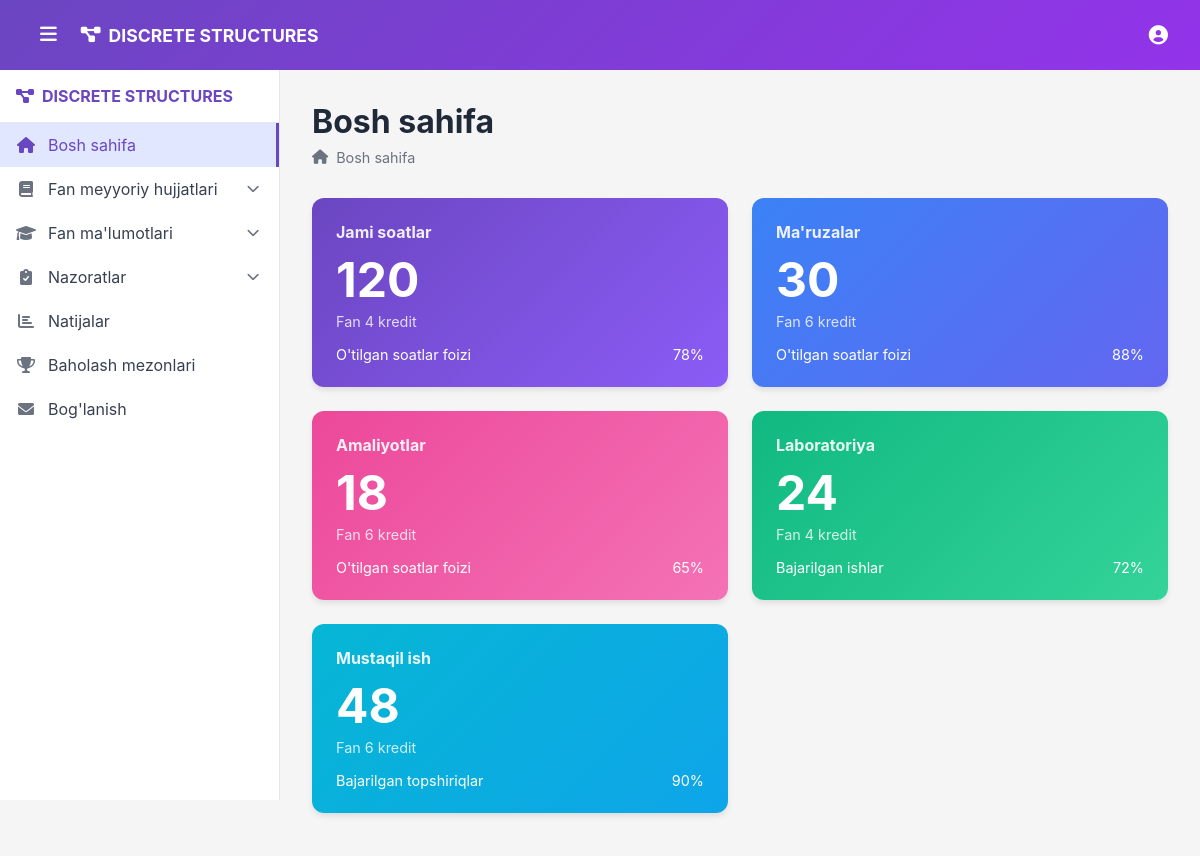
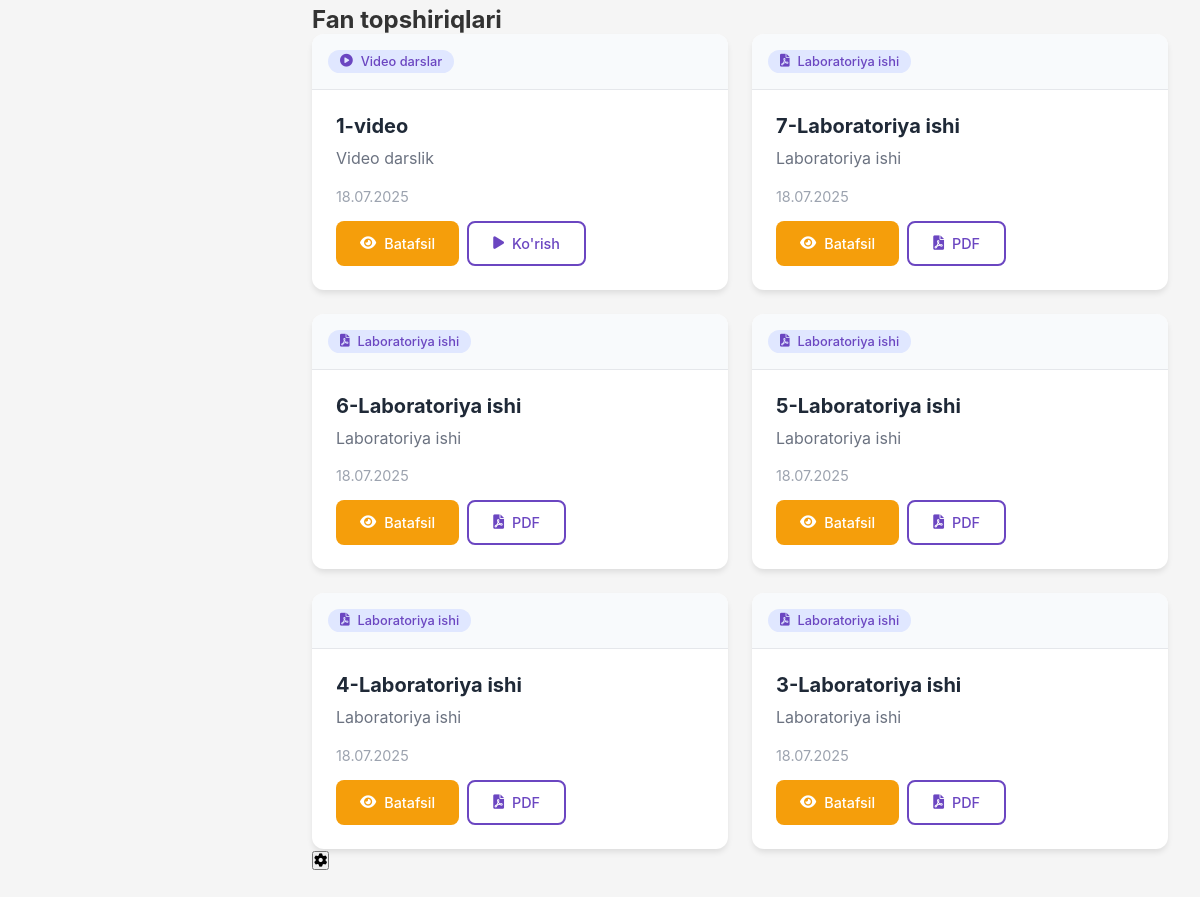
The page / on the database its author committed (2 pictures, top to bottom).
### app/models.py (models this page shows, shortened)
class CourseMaterial(models.Model):
    MATERIAL_TYPES = [
        ('lecture', 'Ma\'ruza'),
        ('practical', 'Amaliy mashg\'ulot'),
        ('laboratory', 'Laboratoriya ishi'),
        ('independent', 'Mustaqil ish'),
        ('video', 'Video darslar'),
    ]
    title = models.CharField(max_length=200)
    material_type = models.CharField(max_length=20, choices=MATERIAL_TYPES)
    subject = models.ForeignKey(Subject, on_delete=models.CASCADE)
    description = models.TextField()
    pdf_file = models.FileField(upload_to='course_materials/pdfs/', blank=True, null=True)
    video_file = models.FileField(upload_to='course_materials/videos/', blank=True, null=True)
    video_url = models.URLField(blank=True, null=True, help_text="YouTube yoki boshqa video URL")
    duration_minutes = models.IntegerField(default=0, help_text="Dars davomiyligi (daqiqa)")
    credits = models.IntegerField(default=0)
    order = models.IntegerField(default=0)
    is_active = models.BooleanField(default=True)
    created_at = models.DateTimeField(auto_now_add=True)
    class Meta:
        verbose_name = "Fan ma'lumoti"
        verbose_name_plural = "Fan ma'lumotlari"
        ordering = ['material_type', 'order', 'title']
    def get_file_url(self):
        if self.material_type == 'video':
            return self.video_file.url if self.video_file else self.video_url
        return self.pdf_file.url if self.pdf_file else None

### app/views.py (the view, shortened to what this page needs)
# urls.py: path('', views.home, name='home'),
def home(request):
    subject = Subject.objects.first()
    stats = {
        'total_hours': subject.total_hours,
        'lectures': subject.lecture_hours,
        'practicals': subject.practical_hours,
        'labs': subject.lab_hours,
        'independent': subject.independent_hours
    }
    recent_materials = CourseMaterial.objects.filter(
        subject=subject,
        is_active=True
    ).order_by('-created_at')[:6]
    context = {
        'subject': subject,
        'stats': stats,
        'recent_materials': recent_materials,
    }
    return render(request, 'home.html', context)

### templates/home.html (shortened to what this page needs)
{% extends 'base.html' %}
{% load static %}
{% block content %}
<div class="page-header">
    <h1>Bosh sahifa</h1>
    <nav class="breadcrumb">
        <i class="fas fa-home"></i>
        <span>Bosh sahifa</span>
    </nav>
</div>
<div class="stats-grid">
    <div class="stat-card purple">
        <div class="stat-content">
            <h3>Jami soatlar</h3>
            <div class="stat-number">{{ stats.total_hours }}</div>
            <div class="stat-subtitle">Fan 4 kredit</div>
        </div>
        <div class="stat-progress">
            <div class="progress-text">O'tilgan soatlar foizi</div>
            <div class="progress-value">78%</div>
        </div>
    </div>
    <div class="stat-card blue">
        <div class="stat-content">
            <h3>Ma'ruzalar</h3>
            <div class="stat-number">{{ stats.lectures }}</div>
            <div class="stat-subtitle">Fan 6 kredit</div>
        </div>
        <div class="stat-progress">
            <div class="progress-text">O'tilgan soatlar foizi</div>
            <div class="progress-value">88%</div>
        </div>
    </div>
    <div class="stat-card pink">
        <div class="stat-content">
            <h3>Amaliyotlar</h3>
            <div class="stat-number">{{ stats.practicals }}</div>
            <div class="stat-subtitle">Fan 6 kredit</div>
        </div>
        <div class="stat-progress">
            <div class="progress-text">O'tilgan soatlar foizi</div>
            <div class="progress-value">65%</div>
        </div>
    </div>
    <div class="stat-card green">
        <div class="stat-content">
            <h3>Laboratoriya</h3>
            <div class="stat-number">{{ stats.labs }}</div>
            <div class="stat-subtitle">Fan 4 kredit</div>
        </div>
        <div class="stat-progress">
            <div class="progress-text">Bajarilgan ishlar</div>
            <div class="progress-value">72%</div>
        </div>
    </div>
    <div class="stat-card light-blue">
        <div class="stat-content">
            <h3>Mustaqil ish</h3>
            <div class="stat-number">{{ stats.independent }}</div>
            <div class="stat-subtitle">Fan 6 kredit</div>
        </div>
        <div class="stat-progress">
            <div class="progress-text">Bajarilgan topshiriqlar</div>
            <div class="progress-value">90%</div>
        </div>
    </div>
</div>
<section class="course-section">
    <h2>Fan topshiriqlari</h2>
    <div class="materials-grid">
        {% for material in recent_materials %}
        <div class="material-card">
            <div class="material-header">
                <div class="material-type-badge">
                    {% if material.material_type == 'video' %}
                        <i class="fas fa-play-circle"></i>
                    {% else %}
                        <i class="fas fa-file-pdf"></i>
                    {% endif %}
                    {{ material.get_material_type_display }}
                </div>
            </div>
            <div class="material-content">
                <h3>{{ material.title }}</h3>
                <p>{{ material.description|truncatewords:15 }}</p>
                <div class="material-meta">
                    <span class="date">{{ material.created_at|date:"d.m.Y" }}</span>
                </div>
                <div class="material-actions">
                    <a href="{% url 'material_detail' material.id %}" class="btn btn-primary">
                        <i class="fas fa-eye"></i>
                        Batafsil
                    </a>
                    {% if material.get_file_url %}
                        <a href="{{ material.get_file_url }}" target="_blank" class="btn btn-outline">
                            {% if material.material_type == 'video' %}
                                <i class="fas fa-play"></i>
                                Ko'rish
                            {% else %}
                                <i class="fas fa-file-pdf"></i>
                                PDF
                            {% endif %}
                        </a>
                    {% endif %}
                </div>
            </div>
        </div>
        {% empty %}
        <div class="no-materials">
            <p>Hozircha materiallar mavjud emas.</p>
        </div>
        {% endfor %}
    </div>
</section>
<button class="settings-btn">
    <i class="fas fa-cog"></i>
</button>
{% endblock %}

### templates/base.html (shortened to what this page needs)
<!DOCTYPE html>
<html lang="uz">
<head>
    <link href="https://cdnjs.cloudflare.com/ajax/libs/font-awesome/6.0.0/css/all.min.css" rel="stylesheet">
    {% load static %}
    <link href="{% static 'css/style.css' %}" rel="stylesheet">
</head>
<body>
    <header class="header">
        <div class="header-left">
            <button class="menu-toggle" id="menuToggle">
                <i class="fas fa-bars"></i>
            </button>
            <div class="logo">
                <i class="fas fa-project-diagram"></i>
                <span>DISCRETE STRUCTURES</span>
            </div>
        </div>
        <div class="header-right">
            <div class="user-profile">
                <i class="fas fa-user-circle"></i>
            </div>
        </div>
    </header>
    <aside class="sidebar" id="sidebar">
        <div class="sidebar-header">
            <div class="logo-small">
                <i class="fas fa-project-diagram"></i>
                <span>DISCRETE STRUCTURES</span>
            </div>
        </div>
        <nav class="sidebar-nav">
            <ul>
                <li>
                    <a href="{% url 'home' %}" class="nav-link">
                        <i class="fas fa-home"></i>
                        <span>Bosh sahifa</span>
                    </a>
                </li>
                <li class="nav-item-dropdown">
                    <a href="#" class="nav-link dropdown-toggle">
                        <i class="fas fa-book"></i>
                        <span>Fan meyyoriy hujjatlari</span>
                        <i class="fas fa-chevron-down"></i>
                    </a>
                </li>
                <li class="nav-item-dropdown">
                    <a href="#" class="nav-link dropdown-toggle">
                        <i class="fas fa-graduation-cap"></i>
                        <span>Fan ma'lumotlari</span>
                        <i class="fas fa-chevron-down"></i>
                    </a>
                </li>
                <li class="nav-item-dropdown">
                    <a href="#" class="nav-link dropdown-toggle">
                        <i class="fas fa-clipboard-check"></i>
                        <span>Nazoratlar</span>
                        <i class="fas fa-chevron-down"></i>
                    </a>
                </li>
                <li>
                    <a href="{% url 'results' %}" class="nav-link">
                        <i class="fas fa-chart-bar"></i>
                        <span>Natijalar</span>
                    </a>
                </li>
                <li>
                    <a href="{% url 'assessment_criteria' %}" class="nav-link">
                        <i class="fas fa-trophy"></i>
                        <span>Baholash mezonlari</span>
                    </a>
                </li>
                <li>
                    <a href="#" class="nav-link">
                        <i class="fas fa-envelope"></i>
                        <span>Bog'lanish</span>
                    </a>
                </li>
            </ul>
        </nav>
    </aside>
    <main class="main-content">
        {% block content %}
        {% endblock %}
    </main>
    {% load static %}
</body>
</html>

### rows shown on the page
CourseMaterial: material_type "Video darslar", title "1-video", description "Video darslik", created_at "18.07.2025", shows "Ko'rish"
CourseMaterial: material_type "Laboratoriya ishi", title "7-Laboratoriya ishi", description "Laboratoriya ishi", created_at "18.07.2025", shows "PDF"
CourseMaterial: material_type "Laboratoriya ishi", title "6-Laboratoriya ishi", description "Laboratoriya ishi", created_at "18.07.2025", shows "PDF"
CourseMaterial: material_type "Laboratoriya ishi", title "5-Laboratoriya ishi", description "Laboratoriya ishi", created_at "18.07.2025", shows "PDF"
CourseMaterial: material_type "Laboratoriya ishi", title "4-Laboratoriya ishi", description "Laboratoriya ishi", created_at "18.07.2025", shows "PDF"
CourseMaterial: material_type "Laboratoriya ishi", title "3-Laboratoriya ishi", description "Laboratoriya ishi", created_at "18.07.2025", shows "PDF"

### other values the page prints
{{ stats.total_hours }} "120"
{{ stats.lectures }} "30"
{{ stats.practicals }} "18"
{{ stats.labs }} "24"
{{ stats.independent }} "48"
